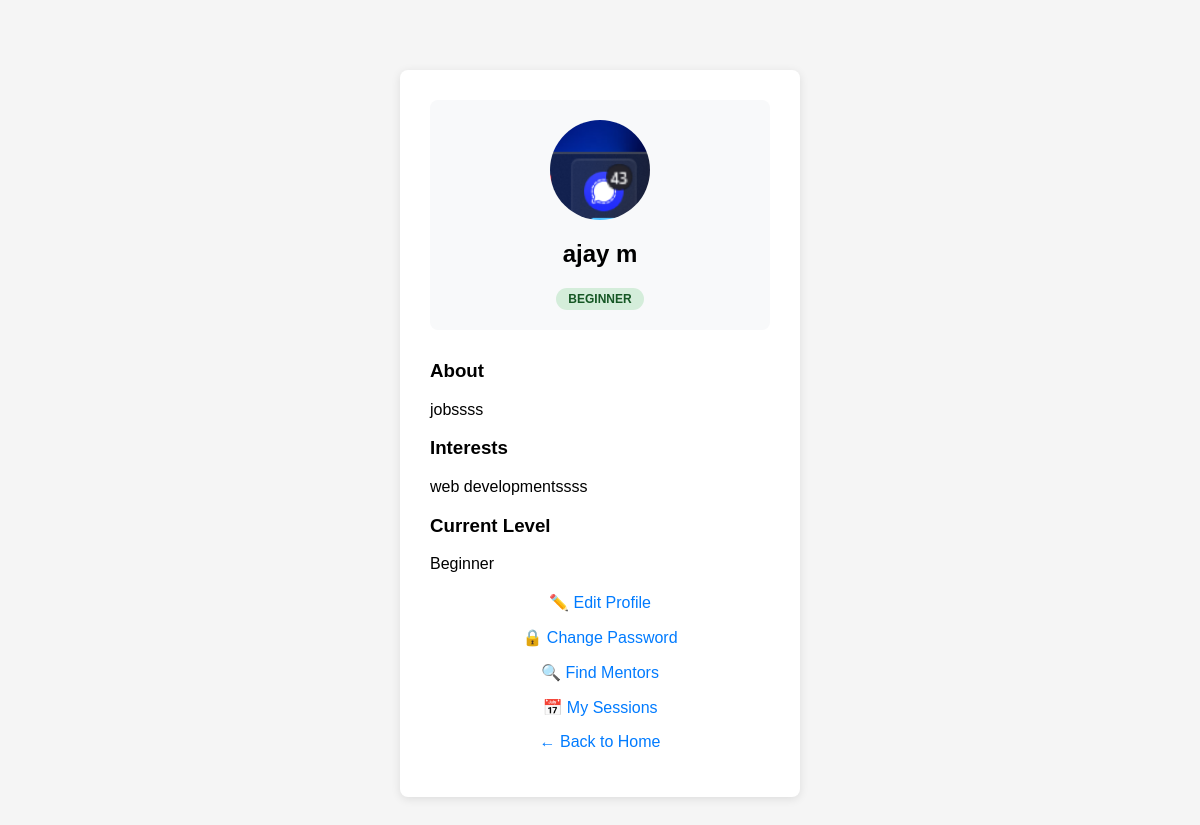
/mentee/profile/ (signed in), run on the app's committed database.
### main/models.py (models this page shows, shortened)
class MenteeProfile(models.Model):
    LEVEL_CHOICES = [
        ('beginner', 'Beginner'),
        ('intermediate', 'Intermediate'),
        ('advanced', 'Advanced'),
    ]
    user = models.OneToOneField(User, on_delete=models.CASCADE, related_name='mentee_profile')
    full_name = models.CharField(max_length=100)
    profile_picture = models.ImageField(upload_to='mentee_profiles/', blank=True, null=True)
    interests = models.TextField(
        help_text="e.g., 'Web Development, APIs, Django'"
    )
    current_level = models.CharField(
        max_length=20,
        choices=LEVEL_CHOICES,
        default='beginner'
    )
    goal = models.TextField(
        help_text="e.g., 'Get a backend job', 'Build my own project'"
    )
    created_at = models.DateTimeField(auto_now_add=True)
    updated_at = models.DateTimeField(auto_now=True)
    class Meta:
        ordering = ['-created_at']

### main/views.py (the view)
# urls.py: path('mentee/profile/', views.mentee_profile_view, name="mentee_profile_view"),
@login_required
def mentee_profile_view(request):
    default_name = request.user.first_name or request.user.username
    mentee_profile, created = MenteeProfile.objects.get_or_create(
        user=request.user,
        defaults={
            'full_name': default_name,
            'interests': '',
            'current_level': 'beginner',
            'goal': ''
        }
    )
    if created:
        messages.info(request, "A profile was created for you. You can edit it using the link below.")
    return render(request, 'mentee_profile_view.html', {'mentee_profile': mentee_profile})

### templates/mentee_profile_view.html (shortened to what this page needs)
<!DOCTYPE html>
<html lang="en">
<head>
    {% load static %}
    <link rel="stylesheet" type="text/css" href="{% static 'css/signup.css' %}">
    <link rel="stylesheet" type="text/css" href="{% static 'css/mentee_profile.css' %}">
</head>
<body>
    <div class="form-container">
        <div class="profile-header">
            {% if mentee_profile.profile_picture %}
                <img src="{{ mentee_profile.profile_picture.url }}" alt="{{ mentee_profile.full_name }}" class="profile-picture">
            {% else %}
                <div class="profile-picture-placeholder">
                    {{ mentee_profile.full_name|first|upper }}
                </div>
            {% endif %}
            <h2>{{ mentee_profile.full_name }}</h2>
            <span class="level-badge level-{{ mentee_profile.current_level }}">
                {{ mentee_profile.get_current_level_display }}
            </span>
        </div>
        <div class="profile-details">
            <h3>About</h3>
            <p>{{ mentee_profile.goal|default:'-' }}</p>
            <h3>Interests</h3>
            <p>{{ mentee_profile.interests|default:'-' }}</p>
            <h3>Current Level</h3>
            <p>{{ mentee_profile.get_current_level_display }}</p>
        </div>
        <div class="links">
            <p><a href="{% url 'mentee_profile_edit' %}">✏️ Edit Profile</a></p>
            <p><a href="{% url 'change_password' %}">🔒 Change Password</a></p>
            <p><a href="{% url 'find_mentors' %}">🔍 Find Mentors</a></p>
            <p><a href="{% url 'mentee_dashboard' %}">📅 My Sessions</a></p>
            <p><a href="{% url 'home' %}">← Back to Home</a></p>
        </div>
    </div>
</body>
</html>

### main/static/css/signup.css (style rules this page uses)
body { font-family: Arial, sans-serif; max-width: 400px; margin: 50px auto; padding: 20px; background-color: #f5f5f5; }
.form-container { background: white; padding: 30px; border-radius: 8px; box-shadow: 0 2px 10px rgba(0,0,0,0.1); }
.links { text-align: center; margin-top: 20px; }
.links a { color: #007bff; text-decoration: none; }

### main/static/css/mentee_profile.css (style rules this page uses)
.form-container { max-width: 600px; }
.profile-header { text-align: center; margin-bottom: 30px; padding: 20px; background: #f8f9fa; border-radius: 8px; }
.profile-picture { width: 100px; height: 100px; border-radius: 50%; object-fit: cover; margin: 0 auto 15px; display: block; }
.level-badge { display: inline-block; padding: 4px 12px; border-radius: 20px; font-size: 12px; font-weight: bold; text-transform: uppercase; }
.level-beginner { background-color: #d4edda; color: #155724; }

### data on the page
MenteeProfile: profile_picture (picture), full_name "ajay m", current_level "BEGINNER", goal "jobssss", interests "web developmentssss", current_level "Beginner"
